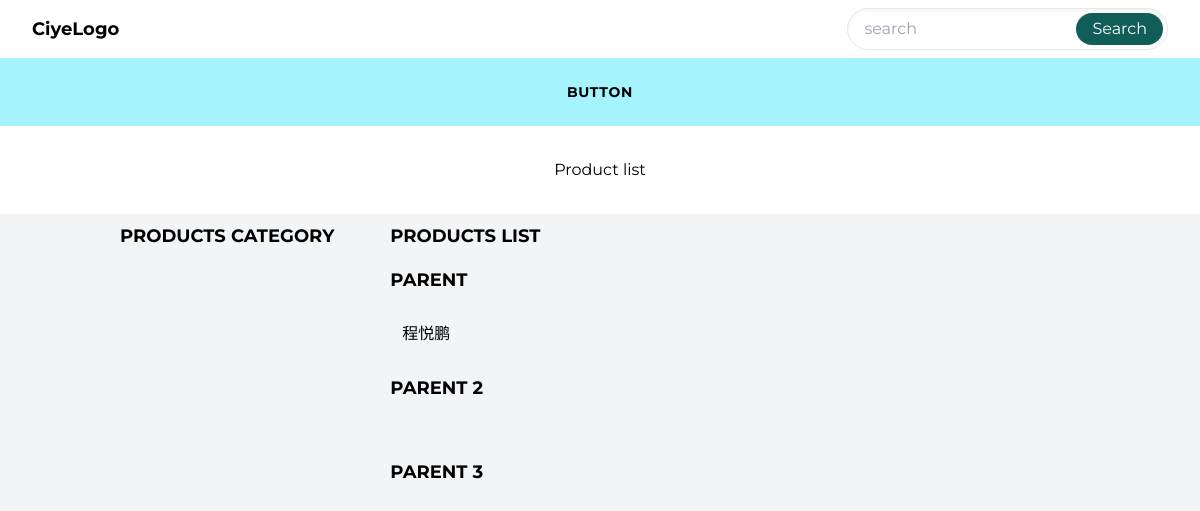
/products/, run on an earlier commit of the app's database.
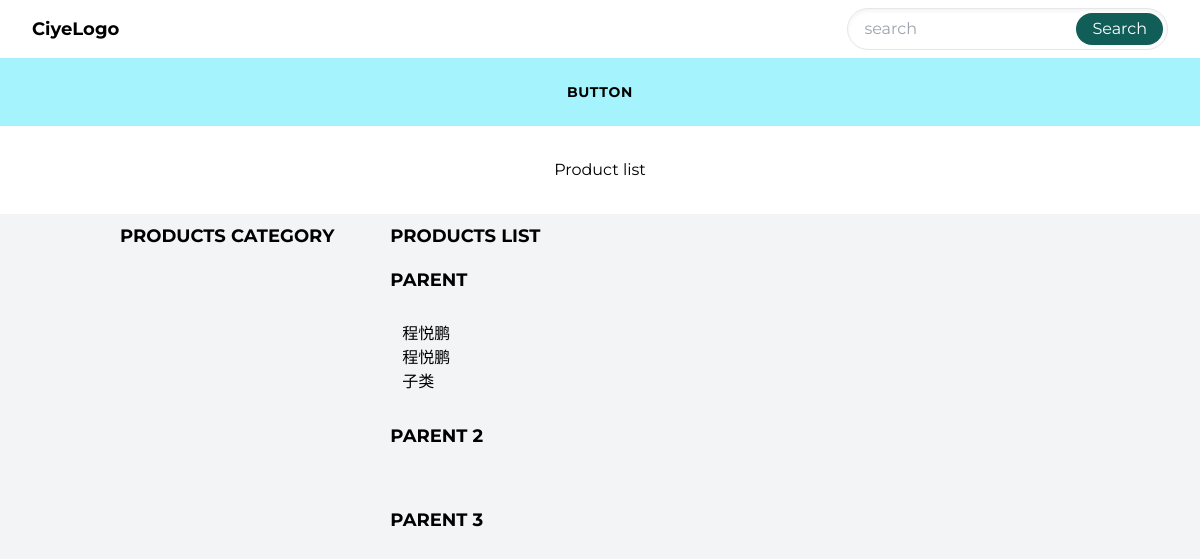
And on a later commit of the database.
### products/models.py (models this page shows, shortened)
class Category(MPTTModel):
    name = models.CharField(max_length=50, unique=True)
    slug = models.SlugField(max_length=100, unique=True)
    description = models.CharField(max_length=200, blank=True, null=True)
    parent = TreeForeignKey('self', on_delete=models.CASCADE,
                            null=True, blank=True, related_name='children')
    custom_order = models.IntegerField(default=0)
    created_at = models.DateTimeField(auto_now_add=True)
    updated_at = models.DateTimeField(auto_now=True)
    class MPTTMeta:
        order_insertion_by = ['-custom_order', 'name']
    class Meta:
        verbose_name_plural = 'Categories'
    def get_absolute_url(self):
        url_list = [self.slug]
        parent = self.parent
        while parent:
            url_list.insert(0, parent.slug)
            parent = parent.parent
        category_path = '/'.join(url_list)
        return reverse('category-products', args=[category_path])

class Product(models.Model):
    objects = ActiveProductManager()
    name = models.CharField(max_length=100)
    slug = models.SlugField(max_length=100,blank=True,null=True,unique=True)
    description = models.TextField(blank=True, null=True)
    custom_order = models.IntegerField(default=0)
    category = models.ForeignKey(
        Category, on_delete=models.CASCADE, related_name='products', blank=True, null=True)
    is_active = models.BooleanField(default=True)
    is_featured = models.BooleanField(default=False)
    created_at = models.DateTimeField(auto_now_add=True)
    updated_at = models.DateTimeField(auto_now=True)
    page_title = models.CharField(max_length=100, null=True, blank=True)
    page_keywords = models.CharField(max_length=100, null=True, blank=True)
    page_description = models.TextField(null=True, blank=True)
    model = models.CharField(max_length=100, null=True, blank=True)
    brand = models.CharField(max_length=100, null=True, blank=True)
    product_code = models.CharField(max_length=100, null=True, blank=True)
    port = models.CharField(max_length=100, null=True, blank=True)
    product_capacity = models.CharField(max_length=100, null=True, blank=True)
    payment_terms = models.CharField(max_length=100, null=True, blank=True)
    transport_package = models.CharField(max_length=100, null=True, blank=True)
    min_order = models.CharField(max_length=100, null=True, blank=True)
    class Meta:
        ordering = ['-is_active','-is_featured', '-custom_order', '-name']

### products/views.py (the view)
# urls.py: path('',views.products_index,name='product-index'),
def products_index(request):
    root_nodes = Category.objects.filter(parent=None)
    root_nodes_data = {}
    for root_node in root_nodes:
        products = Product.objects.active().filter(
            Q(category__in=root_node.get_descendants(include_self=True))
        )
        root_nodes_data[root_node] = products
    return render(request, 'products/product-index.html', {
        'root_nodes_data':root_nodes_data,
    })

### abstractapp/custom_context_processors.py (called while the page is built)
def categories(request):
    categories = Category.objects.all()
    for node in categories:
        node.extra_indent = node.level
    root_categories = Category.objects.filter(parent__isnull=True)
    return {
        'categories': categories,
        'root_categories': root_categories
    }

### products/models.py (called while the page is built)
    def active(self):
        return self.get_queryset().filter(is_active=True)

### products/templates/products/product-index.html (shortened to what this page needs)
{% extends "base.html" %} {% block content %}
<div class="py-8 text-center bg-white">
  <h1>Product list</h1>
</div>
<div class="flex lg:px-28 max-w-7xl">
  <aside class="text-center">
    <h2 class="p-2 text-lg font-bold uppercase">products category</h2>
  </aside>
  <main class="px-10 ">
    <h1 class="p-2 text-lg font-bold uppercase">products list</h1>
    {% for root_node, products in root_nodes_data.items %}
    <h2 class="p-2 text-lg font-bold uppercase">{{ root_node.name }}</h2>
    <ul class="p-5">
      {% for product in products %}
      <li>{{ product.name }}</li>
      {% endfor %}
    </ul>
    {% endfor %}
  </main>
</div>
{% endblock content %}

### templates/base.html (shortened to what this page needs)
{% load static tailwind_tags %}
<!DOCTYPE html>
<html lang="en">
  <head>
    <script src="https://cdn.tailwindcss.com"></script>
    {% tailwind_css %}
  </head>
  <body x-data="{openMobileNav:false}" class="bg-gray-100 font-montserrat">
    <header>
      <div class="flex items-center justify-between px-8 py-2 bg-white shadow-xl">
        <a href="" class="text-lg font-bold">CiyeLogo</a>
        <div class="hidden md:block">
          {% include 'partial/search-bar.html' %}
        </div>
      </div>
    </header>
    <div class="flex justify-center p-4 bg-cyan-200">
      <a href="" class="btn">button</a>
    </div>
    {% block content %}
    {% endblock content %}
  </body>
</html>

### templates/partial/search-bar.html
<form class="flex bg-white border rounded-full shadow-inner">
  <input type="search"
         name="q"
         placeholder="search"
         class="px-4 bg-transparent border-none focus:ring-0"
         hx-get="{% url 'search' %}"
         hx-target="#search-results"
         hx-trigger="keyup change delay:500ms" />
  <button class="px-4 py-1 m-1 text-white bg-teal-800 rounded-full"
          hx-get="{% url 'search' %}"
          hx-target="#search-results"
          hx-trigger="click">
    Search
  </button>
</form>

### templates/partial/sidebar.html (shortened to what this page needs)
      {% load mptt_tags %}

What changed in the data, as far as the page shows it:
added Product: name "程悦鹏", shown under Category "PARENT"
added Product: name "子类", shown under Category "PARENT"
